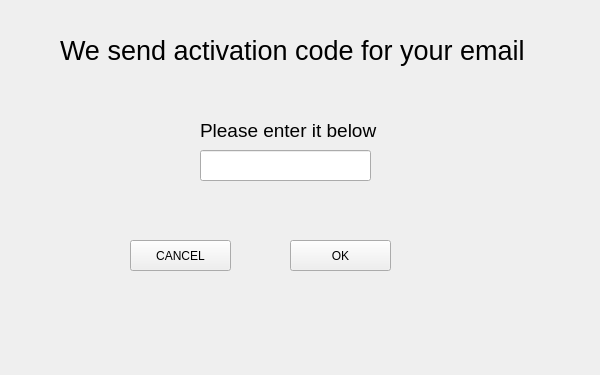
<?xml version="1.0" encoding="UTF-8"?>
<ui version="4.0">
 <class>Form</class>
 <widget class="QWidget" name="Form">
  <property name="geometry">
   <rect>
    <x>0</x>
    <y>0</y>
    <width>600</width>
    <height>375</height>
   </rect>
  </property>
  <property name="focusPolicy">
   <enum>Qt::StrongFocus</enum>
  </property>
  <property name="windowTitle">
   <string>Bomberman</string>
  </property>
  <property name="autoFillBackground">
   <bool>false</bool>
  </property>
  <widget class="QPushButton" name="button_ok">
   <property name="geometry">
    <rect>
     <x>290</x>
     <y>240</y>
     <width>101</width>
     <height>31</height>
    </rect>
   </property>
   <property name="mouseTracking">
    <bool>true</bool>
   </property>
   <property name="focusPolicy">
    <enum>Qt::ClickFocus</enum>
   </property>
   <property name="contextMenuPolicy">
    <enum>Qt::ActionsContextMenu</enum>
   </property>
   <property name="autoFillBackground">
    <bool>false</bool>
   </property>
   <property name="text">
    <string>OK</string>
   </property>
   <property name="checkable">
    <bool>false</bool>
   </property>
   <property name="checked">
    <bool>false</bool>
   </property>
   <property name="flat">
    <bool>false</bool>
   </property>
  </widget>
  <widget class="QLabel" name="label2">
   <property name="geometry">
    <rect>
     <x>200</x>
     <y>120</y>
     <width>181</width>
     <height>21</height>
    </rect>
   </property>
   <property name="font">
    <font>
     <pointsize>14</pointsize>
    </font>
   </property>
   <property name="text">
    <string>Please enter it below</string>
   </property>
  </widget>
  <widget class="QPushButton" name="button_cancel">
   <property name="geometry">
    <rect>
     <x>130</x>
     <y>240</y>
     <width>101</width>
     <height>31</height>
    </rect>
   </property>
   <property name="text">
    <string>CANCEL</string>
   </property>
  </widget>
  <widget class="QLabel" name="label">
   <property name="geometry">
    <rect>
     <x>60</x>
     <y>30</y>
     <width>471</width>
     <height>41</height>
    </rect>
   </property>
   <property name="font">
    <font>
     <pointsize>20</pointsize>
    </font>
   </property>
   <property name="text">
    <string>We send activation code for your email</string>
   </property>
  </widget>
  <widget class="QLineEdit" name="lineEdit_code">
   <property name="geometry">
    <rect>
     <x>200</x>
     <y>150</y>
     <width>171</width>
     <height>31</height>
    </rect>
   </property>
  </widget>
 </widget>
 <resources/>
 <connections/>
</ui>
